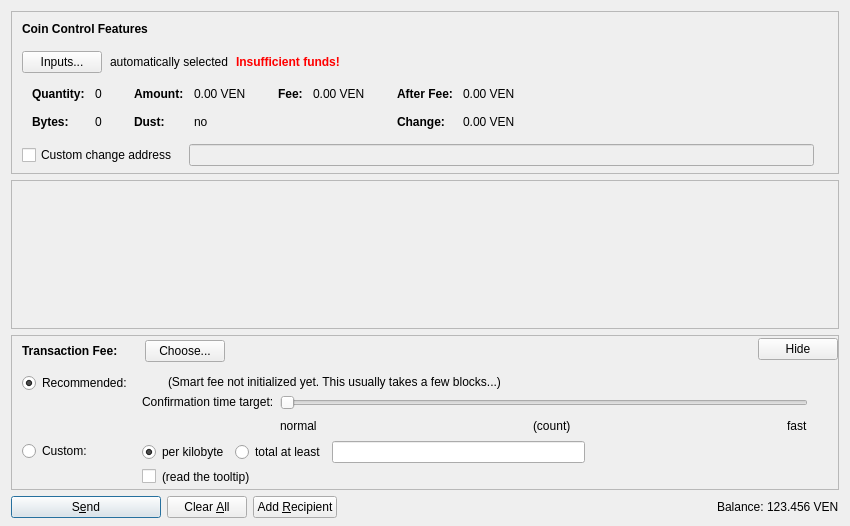
<?xml version="1.0" encoding="UTF-8"?>
<ui version="4.0">
 <class>SendCoinsDialog</class>
 <widget class="QDialog" name="SendCoinsDialog">
  <property name="geometry">
   <rect>
    <x>0</x>
    <y>0</y>
    <width>850</width>
    <height>526</height>
   </rect>
  </property>
  <property name="windowTitle">
   <string>Send Coins</string>
  </property>
  <layout class="QVBoxLayout" name="verticalLayout" stretch="0,1,0,0">
   <property name="bottomMargin">
    <number>8</number>
   </property>
   <item>
    <widget class="QFrame" name="frameCoinControl">
     <property name="sizePolicy">
      <sizepolicy hsizetype="Expanding" vsizetype="Expanding">
       <horstretch>0</horstretch>
       <verstretch>0</verstretch>
      </sizepolicy>
     </property>
     <property name="maximumSize">
      <size>
       <width>16777215</width>
       <height>16777215</height>
      </size>
     </property>
     <property name="frameShape">
      <enum>QFrame::StyledPanel</enum>
     </property>
     <property name="frameShadow">
      <enum>QFrame::Sunken</enum>
     </property>
     <layout class="QVBoxLayout" name="verticalLayoutCoinControl2">
      <property name="spacing">
       <number>0</number>
      </property>
      <property name="leftMargin">
       <number>0</number>
      </property>
      <property name="topMargin">
       <number>0</number>
      </property>
      <property name="rightMargin">
       <number>0</number>
      </property>
      <property name="bottomMargin">
       <number>6</number>
      </property>
      <item>
       <layout class="QVBoxLayout" name="verticalLayoutCoinControl" stretch="0,0,0,0,1">
        <property name="spacing">
         <number>0</number>
        </property>
        <property name="leftMargin">
         <number>10</number>
        </property>
        <property name="topMargin">
         <number>10</number>
        </property>
        <item>
         <layout class="QHBoxLayout" name="horizontalLayoutCoinControl1">
          <property name="bottomMargin">
           <number>15</number>
          </property>
          <item>
           <widget class="QLabel" name="labelCoinControlFeatures">
            <property name="sizePolicy">
             <sizepolicy hsizetype="Preferred" vsizetype="Maximum">
              <horstretch>0</horstretch>
              <verstretch>0</verstretch>
             </sizepolicy>
            </property>
            <property name="font">
             <font>
              <weight>75</weight>
              <bold>true</bold>
             </font>
            </property>
            <property name="styleSheet">
             <string notr="true">font-weight:bold;</string>
            </property>
            <property name="text">
             <string>Coin Control Features</string>
            </property>
           </widget>
          </item>
         </layout>
        </item>
        <item>
         <layout class="QHBoxLayout" name="horizontalLayoutCoinControl2" stretch="0,0,0,0">
          <property name="spacing">
           <number>8</number>
          </property>
          <property name="bottomMargin">
           <number>10</number>
          </property>
          <item>
           <widget class="QPushButton" name="pushButtonCoinControl">
            <property name="styleSheet">
             <string notr="true"/>
            </property>
            <property name="text">
             <string>Inputs...</string>
            </property>
            <property name="autoDefault">
             <bool>false</bool>
            </property>
           </widget>
          </item>
          <item>
           <widget class="QLabel" name="labelCoinControlAutomaticallySelected">
            <property name="text">
             <string>automatically selected</string>
            </property>
            <property name="margin">
             <number>5</number>
            </property>
           </widget>
          </item>
          <item>
           <widget class="QLabel" name="labelCoinControlInsuffFunds">
            <property name="font">
             <font>
              <weight>75</weight>
              <bold>true</bold>
             </font>
            </property>
            <property name="styleSheet">
             <string notr="true">color:red;font-weight:bold;</string>
            </property>
            <property name="text">
             <string>Insufficient funds!</string>
            </property>
            <property name="margin">
             <number>5</number>
            </property>
           </widget>
          </item>
          <item>
           <spacer name="horizontalSpacerCoinControl">
            <property name="orientation">
             <enum>Qt::Horizontal</enum>
            </property>
            <property name="sizeHint" stdset="0">
             <size>
              <width>40</width>
              <height>1</height>
             </size>
            </property>
           </spacer>
          </item>
         </layout>
        </item>
        <item>
         <widget class="QWidget" name="widgetCoinControl" native="true">
          <property name="sizePolicy">
           <sizepolicy hsizetype="Preferred" vsizetype="Preferred">
            <horstretch>0</horstretch>
            <verstretch>0</verstretch>
           </sizepolicy>
          </property>
          <property name="minimumSize">
           <size>
            <width>0</width>
            <height>0</height>
           </size>
          </property>
          <property name="styleSheet">
           <string notr="true"/>
          </property>
          <layout class="QHBoxLayout" name="horizontalLayoutCoinControl5">
           <property name="leftMargin">
            <number>0</number>
           </property>
           <property name="topMargin">
            <number>0</number>
           </property>
           <property name="rightMargin">
            <number>0</number>
           </property>
           <property name="bottomMargin">
            <number>0</number>
           </property>
           <item>
            <layout class="QHBoxLayout" name="horizontalLayoutCoinControl3" stretch="0,0,0,1">
             <property name="spacing">
              <number>20</number>
             </property>
             <property name="topMargin">
              <number>0</number>
             </property>
             <property name="bottomMargin">
              <number>10</number>
             </property>
             <item>
              <layout class="QFormLayout" name="formLayoutCoinControl1">
               <property name="horizontalSpacing">
                <number>10</number>
               </property>
               <property name="verticalSpacing">
                <number>14</number>
               </property>
               <property name="leftMargin">
                <number>10</number>
               </property>
               <property name="topMargin">
                <number>4</number>
               </property>
               <property name="rightMargin">
                <number>6</number>
               </property>
               <item row="0" column="0">
                <widget class="QLabel" name="labelCoinControlQuantityText">
                 <property name="font">
                  <font>
                   <weight>75</weight>
                   <bold>true</bold>
                  </font>
                 </property>
                 <property name="text">
                  <string>Quantity:</string>
                 </property>
                 <property name="margin">
                  <number>0</number>
                 </property>
                </widget>
               </item>
               <item row="0" column="1">
                <widget class="QLabel" name="labelCoinControlQuantity">
                 <property name="cursor">
                  <cursorShape>IBeamCursor</cursorShape>
                 </property>
                 <property name="contextMenuPolicy">
                  <enum>Qt::ActionsContextMenu</enum>
                 </property>
                 <property name="text">
                  <string notr="true">0</string>
                 </property>
                 <property name="margin">
                  <number>0</number>
                 </property>
                 <property name="textInteractionFlags">
                  <set>Qt::LinksAccessibleByMouse|Qt::TextSelectableByKeyboard|Qt::TextSelectableByMouse</set>
                 </property>
                </widget>
               </item>
               <item row="1" column="0">
                <widget class="QLabel" name="labelCoinControlBytesText">
                 <property name="font">
                  <font>
                   <weight>75</weight>
                   <bold>true</bold>
                  </font>
                 </property>
                 <property name="text">
                  <string>Bytes:</string>
                 </property>
                </widget>
               </item>
               <item row="1" column="1">
                <widget class="QLabel" name="labelCoinControlBytes">
                 <property name="cursor">
                  <cursorShape>IBeamCursor</cursorShape>
                 </property>
                 <property name="contextMenuPolicy">
                  <enum>Qt::ActionsContextMenu</enum>
                 </property>
                 <property name="text">
                  <string notr="true">0</string>
                 </property>
                 <property name="textInteractionFlags">
                  <set>Qt::LinksAccessibleByMouse|Qt::TextSelectableByKeyboard|Qt::TextSelectableByMouse</set>
                 </property>
                </widget>
               </item>
              </layout>
             </item>
             <item>
              <layout class="QFormLayout" name="formLayoutCoinControl2">
               <property name="horizontalSpacing">
                <number>10</number>
               </property>
               <property name="verticalSpacing">
                <number>14</number>
               </property>
               <property name="leftMargin">
                <number>6</number>
               </property>
               <property name="topMargin">
                <number>4</number>
               </property>
               <property name="rightMargin">
                <number>6</number>
               </property>
               <item row="0" column="0">
                <widget class="QLabel" name="labelCoinControlAmountText">
                 <property name="font">
                  <font>
                   <weight>75</weight>
                   <bold>true</bold>
                  </font>
                 </property>
                 <property name="text">
                  <string>Amount:</string>
                 </property>
                 <property name="margin">
                  <number>0</number>
                 </property>
                </widget>
               </item>
               <item row="0" column="1">
                <widget class="QLabel" name="labelCoinControlAmount">
                 <property name="cursor">
                  <cursorShape>IBeamCursor</cursorShape>
                 </property>
                 <property name="contextMenuPolicy">
                  <enum>Qt::ActionsContextMenu</enum>
                 </property>
                 <property name="text">
                  <string notr="true">0.00 VEN</string>
                 </property>
                 <property name="textInteractionFlags">
                  <set>Qt::LinksAccessibleByMouse|Qt::TextSelectableByKeyboard|Qt::TextSelectableByMouse</set>
                 </property>
                </widget>
               </item>
               <item row="1" column="0">
                <widget class="QLabel" name="labelCoinControlLowOutputText">
                 <property name="font">
                  <font>
                   <weight>75</weight>
                   <bold>true</bold>
                  </font>
                 </property>
                 <property name="text">
                  <string>Dust:</string>
                 </property>
                </widget>
               </item>
               <item row="1" column="1">
                <widget class="QLabel" name="labelCoinControlLowOutput">
                 <property name="cursor">
                  <cursorShape>IBeamCursor</cursorShape>
                 </property>
                 <property name="contextMenuPolicy">
                  <enum>Qt::ActionsContextMenu</enum>
                 </property>
                 <property name="text">
                  <string notr="true">no</string>
                 </property>
                 <property name="textInteractionFlags">
                  <set>Qt::LinksAccessibleByMouse|Qt::TextSelectableByKeyboard|Qt::TextSelectableByMouse</set>
                 </property>
                </widget>
               </item>
              </layout>
             </item>
             <item>
              <layout class="QFormLayout" name="formLayoutCoinControl3">
               <property name="horizontalSpacing">
                <number>10</number>
               </property>
               <property name="verticalSpacing">
                <number>14</number>
               </property>
               <property name="leftMargin">
                <number>6</number>
               </property>
               <property name="topMargin">
                <number>4</number>
               </property>
               <property name="rightMargin">
                <number>6</number>
               </property>
               <item row="0" column="0">
                <widget class="QLabel" name="labelCoinControlFeeText">
                 <property name="font">
                  <font>
                   <weight>75</weight>
                   <bold>true</bold>
                  </font>
                 </property>
                 <property name="text">
                  <string>Fee:</string>
                 </property>
                 <property name="margin">
                  <number>0</number>
                 </property>
                </widget>
               </item>
               <item row="0" column="1">
                <widget class="QLabel" name="labelCoinControlFee">
                 <property name="cursor">
                  <cursorShape>IBeamCursor</cursorShape>
                 </property>
                 <property name="contextMenuPolicy">
                  <enum>Qt::ActionsContextMenu</enum>
                 </property>
                 <property name="text">
                  <string notr="true">0.00 VEN</string>
                 </property>
                 <property name="textInteractionFlags">
                  <set>Qt::LinksAccessibleByMouse|Qt::TextSelectableByKeyboard|Qt::TextSelectableByMouse</set>
                 </property>
                </widget>
               </item>
              </layout>
             </item>
             <item>
              <layout class="QFormLayout" name="formLayoutCoinControl4">
               <property name="horizontalSpacing">
                <number>10</number>
               </property>
               <property name="verticalSpacing">
                <number>14</number>
               </property>
               <property name="leftMargin">
                <number>6</number>
               </property>
               <property name="topMargin">
                <number>4</number>
               </property>
               <property name="rightMargin">
                <number>6</number>
               </property>
               <item row="0" column="0">
                <widget class="QLabel" name="labelCoinControlAfterFeeText">
                 <property name="font">
                  <font>
                   <weight>75</weight>
                   <bold>true</bold>
                  </font>
                 </property>
                 <property name="text">
                  <string>After Fee:</string>
                 </property>
                 <property name="margin">
                  <number>0</number>
                 </property>
                </widget>
               </item>
               <item row="0" column="1">
                <widget class="QLabel" name="labelCoinControlAfterFee">
                 <property name="cursor">
                  <cursorShape>IBeamCursor</cursorShape>
                 </property>
                 <property name="contextMenuPolicy">
                  <enum>Qt::ActionsContextMenu</enum>
                 </property>
                 <property name="text">
                  <string notr="true">0.00 VEN</string>
                 </property>
                 <property name="textInteractionFlags">
                  <set>Qt::LinksAccessibleByMouse|Qt::TextSelectableByKeyboard|Qt::TextSelectableByMouse</set>
                 </property>
                </widget>
               </item>
               <item row="1" column="0">
                <widget class="QLabel" name="labelCoinControlChangeText">
                 <property name="font">
                  <font>
                   <weight>75</weight>
                   <bold>true</bold>
                  </font>
                 </property>
                 <property name="text">
                  <string>Change:</string>
                 </property>
                </widget>
               </item>
               <item row="1" column="1">
                <widget class="QLabel" name="labelCoinControlChange">
                 <property name="cursor">
                  <cursorShape>IBeamCursor</cursorShape>
                 </property>
                 <property name="contextMenuPolicy">
                  <enum>Qt::ActionsContextMenu</enum>
                 </property>
                 <property name="text">
                  <string notr="true">0.00 VEN</string>
                 </property>
                 <property name="textInteractionFlags">
                  <set>Qt::LinksAccessibleByMouse|Qt::TextSelectableByKeyboard|Qt::TextSelectableByMouse</set>
                 </property>
                </widget>
               </item>
              </layout>
             </item>
            </layout>
           </item>
          </layout>
         </widget>
        </item>
        <item>
         <layout class="QHBoxLayout" name="horizontalLayoutCoinControl4" stretch="0,0,0">
          <property name="spacing">
           <number>12</number>
          </property>
          <property name="sizeConstraint">
           <enum>QLayout::SetDefaultConstraint</enum>
          </property>
          <property name="topMargin">
           <number>5</number>
          </property>
          <property name="rightMargin">
           <number>5</number>
          </property>
          <item>
           <widget class="QCheckBox" name="checkBoxCoinControlChange">
            <property name="toolTip">
             <string>If this is activated, but the change address is empty or invalid, change will be sent to a newly generated address.</string>
            </property>
            <property name="text">
             <string>Custom change address</string>
            </property>
           </widget>
          </item>
          <item>
           <widget class="QValidatedLineEdit" name="lineEditCoinControlChange">
            <property name="enabled">
             <bool>false</bool>
            </property>
            <property name="sizePolicy">
             <sizepolicy hsizetype="Expanding" vsizetype="Fixed">
              <horstretch>0</horstretch>
              <verstretch>0</verstretch>
             </sizepolicy>
            </property>
           </widget>
          </item>
          <item>
           <widget class="QLabel" name="labelCoinControlChangeLabel">
            <property name="sizePolicy">
             <sizepolicy hsizetype="Preferred" vsizetype="Expanding">
              <horstretch>0</horstretch>
              <verstretch>0</verstretch>
             </sizepolicy>
            </property>
            <property name="minimumSize">
             <size>
              <width>0</width>
              <height>0</height>
             </size>
            </property>
            <property name="text">
             <string/>
            </property>
            <property name="margin">
             <number>3</number>
            </property>
           </widget>
          </item>
         </layout>
        </item>
        <item>
         <spacer name="verticalSpacerCoinControl">
          <property name="orientation">
           <enum>Qt::Vertical</enum>
          </property>
          <property name="sizeHint" stdset="0">
           <size>
            <width>800</width>
            <height>1</height>
           </size>
          </property>
         </spacer>
        </item>
       </layout>
      </item>
     </layout>
    </widget>
   </item>
   <item>
    <widget class="QScrollArea" name="scrollArea">
     <property name="widgetResizable">
      <bool>true</bool>
     </property>
     <widget class="QWidget" name="scrollAreaWidgetContents">
      <property name="geometry">
       <rect>
        <x>0</x>
        <y>0</y>
        <width>830</width>
        <height>104</height>
       </rect>
      </property>
      <layout class="QVBoxLayout" name="verticalLayout_2" stretch="0,1">
       <property name="leftMargin">
        <number>0</number>
       </property>
       <property name="topMargin">
        <number>0</number>
       </property>
       <property name="rightMargin">
        <number>0</number>
       </property>
       <property name="bottomMargin">
        <number>0</number>
       </property>
       <item>
        <layout class="QVBoxLayout" name="entries">
         <property name="spacing">
          <number>6</number>
         </property>
        </layout>
       </item>
       <item>
        <spacer name="verticalSpacer">
         <property name="orientation">
          <enum>Qt::Vertical</enum>
         </property>
         <property name="sizeHint" stdset="0">
          <size>
           <width>20</width>
           <height>40</height>
          </size>
         </property>
        </spacer>
       </item>
      </layout>
     </widget>
    </widget>
   </item>
   <item>
    <widget class="QFrame" name="frameFee">
     <property name="sizePolicy">
      <sizepolicy hsizetype="Expanding" vsizetype="Expanding">
       <horstretch>0</horstretch>
       <verstretch>0</verstretch>
      </sizepolicy>
     </property>
     <property name="maximumSize">
      <size>
       <width>16777215</width>
       <height>16777215</height>
      </size>
     </property>
     <property name="frameShape">
      <enum>QFrame::StyledPanel</enum>
     </property>
     <property name="frameShadow">
      <enum>QFrame::Sunken</enum>
     </property>
     <layout class="QVBoxLayout" name="verticalLayoutFee1">
      <property name="spacing">
       <number>0</number>
      </property>
      <property name="leftMargin">
       <number>0</number>
      </property>
      <property name="topMargin">
       <number>0</number>
      </property>
      <property name="rightMargin">
       <number>0</number>
      </property>
      <property name="bottomMargin">
       <number>0</number>
      </property>
      <item>
       <layout class="QVBoxLayout" name="verticalLayoutFee2" stretch="0,0,0">
        <property name="spacing">
         <number>0</number>
        </property>
        <property name="leftMargin">
         <number>10</number>
        </property>
        <property name="topMargin">
         <number>0</number>
        </property>
        <item>
         <layout class="QHBoxLayout" name="horizontalLayoutFee1">
          <property name="bottomMargin">
           <number>0</number>
          </property>
          <item>
           <layout class="QVBoxLayout" name="verticalLayoutFee7">
            <property name="spacing">
             <number>0</number>
            </property>
            <item>
             <spacer name="verticalSpacerSmartFee">
              <property name="orientation">
               <enum>Qt::Vertical</enum>
              </property>
              <property name="sizeType">
               <enum>QSizePolicy::Fixed</enum>
              </property>
              <property name="sizeHint" stdset="0">
               <size>
                <width>1</width>
                <height>4</height>
               </size>
              </property>
             </spacer>
            </item>
            <item>
             <layout class="QHBoxLayout" name="horizontalLayoutSmartFee">
              <property name="spacing">
               <number>10</number>
              </property>
              <item>
               <widget class="QLabel" name="labelFeeHeadline">
                <property name="sizePolicy">
                 <sizepolicy hsizetype="Preferred" vsizetype="Maximum">
                  <horstretch>0</horstretch>
                  <verstretch>0</verstretch>
                 </sizepolicy>
                </property>
                <property name="font">
                 <font>
                  <weight>75</weight>
                  <bold>true</bold>
                 </font>
                </property>
                <property name="styleSheet">
                 <string notr="true">font-weight:bold;</string>
                </property>
                <property name="text">
                 <string>Transaction Fee:</string>
                </property>
               </widget>
              </item>
              <item>
               <widget class="QLabel" name="labelFeeMinimized">
                <property name="text">
                 <string/>
                </property>
               </widget>
              </item>
              <item>
               <widget class="QPushButton" name="buttonChooseFee">
                <property name="text">
                 <string>Choose...</string>
                </property>
               </widget>
              </item>
             </layout>
            </item>
            <item>
             <spacer name="verticalSpacer_5">
              <property name="orientation">
               <enum>Qt::Vertical</enum>
              </property>
              <property name="sizeHint" stdset="0">
               <size>
                <width>1</width>
                <height>1</height>
               </size>
              </property>
             </spacer>
            </item>
           </layout>
          </item>
          <item>
           <spacer name="horizontalSpacer_4">
            <property name="orientation">
             <enum>Qt::Horizontal</enum>
            </property>
            <property name="sizeHint" stdset="0">
             <size>
              <width>40</width>
              <height>20</height>
             </size>
            </property>
           </spacer>
          </item>
          <item>
           <widget class="QPushButton" name="buttonMinimizeFee">
            <property name="toolTip">
             <string>collapse fee-settings</string>
            </property>
            <property name="text">
             <string>Hide</string>
            </property>
           </widget>
          </item>
         </layout>
        </item>
        <item>
         <widget class="QFrame" name="frameFeeSelection">
          <layout class="QVBoxLayout" name="verticalLayoutFee12">
           <property name="spacing">
            <number>0</number>
           </property>
           <property name="leftMargin">
            <number>0</number>
           </property>
           <property name="topMargin">
            <number>0</number>
           </property>
           <property name="rightMargin">
            <number>0</number>
           </property>
           <property name="bottomMargin">
            <number>0</number>
           </property>
           <item>
            <layout class="QGridLayout" name="gridLayoutFee">
             <property name="topMargin">
              <number>10</number>
             </property>
             <property name="bottomMargin">
              <number>4</number>
             </property>
             <property name="horizontalSpacing">
              <number>10</number>
             </property>
             <property name="verticalSpacing">
              <number>4</number>
             </property>
             <item row="1" column="1">
              <layout class="QVBoxLayout" name="verticalLayoutFee8">
               <property name="spacing">
                <number>6</number>
               </property>
               <item>
                <layout class="QHBoxLayout" name="horizontalLayoutFee13">
                 <item>
                  <widget class="QRadioButton" name="radioCustomPerKilobyte">
                   <property name="toolTip">
                    <string>If the custom fee is set to 1000 satoshis and the transaction is only 250 bytes, then &quot;per kilobyte&quot; only pays 250 satoshis in fee, while &quot;total at least&quot; pays 1000 satoshis. For transactions bigger than a kilobyte both pay by kilobyte.</string>
                   </property>
                   <property name="text">
                    <string>per kilobyte</string>
                   </property>
                   <property name="checked">
                    <bool>true</bool>
                   </property>
                   <attribute name="buttonGroup">
                    <string notr="true">groupCustomFee</string>
                   </attribute>
                  </widget>
                 </item>
                 <item>
                  <widget class="QRadioButton" name="radioCustomAtLeast">
                   <property name="toolTip">
                    <string>If the custom fee is set to 1000 satoshis and the transaction is only 250 bytes, then &quot;per kilobyte&quot; only pays 250 satoshis in fee, while &quot;total at least&quot; pays 1000 satoshis. For transactions bigger than a kilobyte both pay by kilobyte.</string>
                   </property>
                   <property name="text">
                    <string>total at least</string>
                   </property>
                   <attribute name="buttonGroup">
                    <string notr="true">groupCustomFee</string>
                   </attribute>
                  </widget>
                 </item>
                 <item>
                  <widget class="BitcoinAmountField" name="customFee"/>
                 </item>
                 <item>
                  <spacer name="horizontalSpacer_6">
                   <property name="orientation">
                    <enum>Qt::Horizontal</enum>
                   </property>
                   <property name="sizeHint" stdset="0">
                    <size>
                     <width>1</width>
                     <height>1</height>
                    </size>
                   </property>
                  </spacer>
                 </item>
                </layout>
               </item>
               <item>
                <layout class="QHBoxLayout" name="horizontalLayoutFee8">
                 <item>
                  <widget class="QCheckBox" name="checkBoxMinimumFee">
                   <property name="toolTip">
                    <string>Paying only the minimum fee is just fine as long as there is less transaction volume than space in the blocks. But be aware that this can end up in a never confirming transaction once there is more demand for ventas transactions than the network can process.</string>
                   </property>
                   <property name="text">
                    <string/>
                   </property>
                  </widget>
                 </item>
                 <item>
                  <widget class="QLabel" name="labelMinFeeWarning">
                   <property name="enabled">
                    <bool>true</bool>
                   </property>
                   <property name="toolTip">
                    <string>Paying only the minimum fee is just fine as long as there is less transaction volume than space in the blocks. But be aware that this can end up in a never confirming transaction once there is more demand for ventas transactions than the network can process.</string>
                   </property>
                   <property name="text">
                    <string>(read the tooltip)</string>
                   </property>
                   <property name="margin">
                    <number>5</number>
                   </property>
                  </widget>
                 </item>
                 <item>
                  <spacer name="horizontalSpacer_2">
                   <property name="orientation">
                    <enum>Qt::Horizontal</enum>
                   </property>
                   <property name="sizeHint" stdset="0">
                    <size>
                     <width>1</width>
                     <height>1</height>
                    </size>
                   </property>
                  </spacer>
                 </item>
                </layout>
               </item>
              </layout>
             </item>
             <item row="0" column="0">
              <layout class="QVBoxLayout" name="verticalLayoutFee4" stretch="0,1">
               <item>
                <widget class="QRadioButton" name="radioSmartFee">
                 <property name="text">
                  <string>Recommended:</string>
                 </property>
                 <property name="checked">
                  <bool>true</bool>
                 </property>
                 <attribute name="buttonGroup">
                  <string notr="true">groupFee</string>
                 </attribute>
                </widget>
               </item>
               <item>
                <spacer name="verticalSpacer_2">
                 <property name="orientation">
                  <enum>Qt::Vertical</enum>
                 </property>
                 <property name="sizeHint" stdset="0">
                  <size>
                   <width>1</width>
                   <height>1</height>
                  </size>
                 </property>
                </spacer>
               </item>
              </layout>
             </item>
             <item row="1" column="0">
              <layout class="QVBoxLayout" name="verticalLayoutFee9" stretch="0,1">
               <item>
                <widget class="QRadioButton" name="radioCustomFee">
                 <property name="text">
                  <string>Custom:</string>
                 </property>
                 <attribute name="buttonGroup">
                  <string notr="true">groupFee</string>
                 </attribute>
                </widget>
               </item>
               <item>
                <spacer name="verticalSpacer_6">
                 <property name="orientation">
                  <enum>Qt::Vertical</enum>
                 </property>
                 <property name="sizeHint" stdset="0">
                  <size>
                   <width>1</width>
                   <height>1</height>
                  </size>
                 </property>
                </spacer>
               </item>
              </layout>
             </item>
             <item row="0" column="1">
              <layout class="QVBoxLayout" name="verticalLayoutFee3" stretch="0,0,1">
               <property name="spacing">
                <number>6</number>
               </property>
               <property name="topMargin">
                <number>2</number>
               </property>
               <item>
                <layout class="QHBoxLayout" name="horizontalLayoutFee12">
                 <item>
                  <widget class="QLabel" name="labelSmartFee">
                   <property name="text">
                    <string/>
                   </property>
                   <property name="margin">
                    <number>2</number>
                   </property>
                  </widget>
                 </item>
                 <item>
                  <widget class="QLabel" name="labelFeeEstimation">
                   <property name="text">
                    <string/>
                   </property>
                  </widget>
                 </item>
                 <item>
                  <widget class="QLabel" name="labelSmartFee2">
                   <property name="text">
                    <string>(Smart fee not initialized yet. This usually takes a few blocks...)</string>
                   </property>
                   <property name="margin">
                    <number>2</number>
                   </property>
                  </widget>
                 </item>
                 <item>
                  <spacer name="horizontalSpacer_5">
                   <property name="orientation">
                    <enum>Qt::Horizontal</enum>
                   </property>
                   <property name="sizeHint" stdset="0">
                    <size>
                     <width>1</width>
                     <height>1</height>
                    </size>
                   </property>
                  </spacer>
                 </item>
                </layout>
               </item>
               <item>
                <layout class="QHBoxLayout" name="horizontalLayoutFee9">
                 <item>
                  <layout class="QVBoxLayout" name="verticalLayoutFee6">
                   <item>
                    <widget class="QLabel" name="labelSmartFee3">
                     <property name="text">
                      <string>Confirmation time target:</string>
                     </property>
                     <property name="margin">
                      <number>2</number>
                     </property>
                    </widget>
                   </item>
                   <item>
                    <spacer name="verticalSpacer_3">
                     <property name="orientation">
                      <enum>Qt::Vertical</enum>
                     </property>
                     <property name="sizeHint" stdset="0">
                      <size>
                       <width>1</width>
                       <height>1</height>
                      </size>
                     </property>
                    </spacer>
                   </item>
                  </layout>
                 </item>
                 <item>
                  <layout class="QVBoxLayout" name="verticalLayoutFee5">
                   <property name="rightMargin">
                    <number>30</number>
                   </property>
                   <item>
                    <widget class="QSlider" name="sliderSmartFee">
                     <property name="minimum">
                      <number>0</number>
                     </property>
                     <property name="maximum">
                      <number>23</number>
                     </property>
                     <property name="pageStep">
                      <number>1</number>
                     </property>
                     <property name="value">
                      <number>0</number>
                     </property>
                     <property name="orientation">
                      <enum>Qt::Horizontal</enum>
                     </property>
                     <property name="invertedAppearance">
                      <bool>false</bool>
                     </property>
                     <property name="invertedControls">
                      <bool>false</bool>
                     </property>
                     <property name="tickPosition">
                      <enum>QSlider::NoTicks</enum>
                     </property>
                    </widget>
                   </item>
                   <item>
                    <layout class="QHBoxLayout" name="horizontalLayoutFee10">
                     <item>
                      <widget class="QLabel" name="labelSmartFeeNormal">
                       <property name="text">
                        <string>normal</string>
                       </property>
                      </widget>
                     </item>
                     <item>
                      <spacer name="horizontalSpacer_7">
                       <property name="orientation">
                        <enum>Qt::Horizontal</enum>
                       </property>
                       <property name="sizeHint" stdset="0">
                        <size>
                         <width>40</width>
                         <height>20</height>
                        </size>
                       </property>
                      </spacer>
                     </item>
                     <item>
                      <widget class="QLabel" name="confirmationTargetLabel">
                       <property name="text">
                        <string notr="true">(count)</string>
                       </property>
                      </widget>
                     </item>
                     <item>
                      <spacer name="horizontalSpacer_3">
                       <property name="orientation">
                        <enum>Qt::Horizontal</enum>
                       </property>
                       <property name="sizeHint" stdset="0">
                        <size>
                         <width>40</width>
                         <height>20</height>
                        </size>
                       </property>
                      </spacer>
                     </item>
                     <item>
                      <widget class="QLabel" name="labelSmartFeeFast">
                       <property name="text">
                        <string>fast</string>
                       </property>
                      </widget>
                     </item>
                    </layout>
                   </item>
                  </layout>
                 </item>
                </layout>
               </item>
               <item>
                <spacer name="verticalSpacer_4">
                 <property name="orientation">
                  <enum>Qt::Vertical</enum>
                 </property>
                 <property name="sizeHint" stdset="0">
                  <size>
                   <width>1</width>
                   <height>1</height>
                  </size>
                 </property>
                </spacer>
               </item>
              </layout>
             </item>
            </layout>
           </item>
          </layout>
         </widget>
        </item>
        <item>
         <spacer name="verticalSpacerFee">
          <property name="orientation">
           <enum>Qt::Vertical</enum>
          </property>
          <property name="sizeHint" stdset="0">
           <size>
            <width>800</width>
            <height>1</height>
           </size>
          </property>
         </spacer>
        </item>
       </layout>
      </item>
     </layout>
    </widget>
   </item>
   <item>
    <layout class="QHBoxLayout" name="horizontalLayout">
     <item>
      <widget class="QPushButton" name="sendButton">
       <property name="minimumSize">
        <size>
         <width>150</width>
         <height>0</height>
        </size>
       </property>
       <property name="toolTip">
        <string>Confirm the send action</string>
       </property>
       <property name="text">
        <string>S&amp;end</string>
       </property>
       <property name="icon">
        <iconset resource="../bitcoin.qrc">
         <normaloff>:/icons/send</normaloff>:/icons/send</iconset>
       </property>
       <property name="autoDefault">
        <bool>false</bool>
       </property>
       <property name="default">
        <bool>true</bool>
       </property>
      </widget>
     </item>
     <item>
      <widget class="QPushButton" name="clearButton">
       <property name="sizePolicy">
        <sizepolicy hsizetype="Minimum" vsizetype="Fixed">
         <horstretch>0</horstretch>
         <verstretch>0</verstretch>
        </sizepolicy>
       </property>
       <property name="toolTip">
        <string>Clear all fields of the form.</string>
       </property>
       <property name="text">
        <string>Clear &amp;All</string>
       </property>
       <property name="icon">
        <iconset resource="../bitcoin.qrc">
         <normaloff>:/icons/remove</normaloff>:/icons/remove</iconset>
       </property>
       <property name="autoDefault">
        <bool>false</bool>
       </property>
      </widget>
     </item>
     <item>
      <widget class="QPushButton" name="addButton">
       <property name="toolTip">
        <string>Send to multiple recipients at once</string>
       </property>
       <property name="text">
        <string>Add &amp;Recipient</string>
       </property>
       <property name="icon">
        <iconset resource="../bitcoin.qrc">
         <normaloff>:/icons/add</normaloff>:/icons/add</iconset>
       </property>
       <property name="autoDefault">
        <bool>false</bool>
       </property>
      </widget>
     </item>
     <item>
      <spacer name="horizontalSpacer">
       <property name="orientation">
        <enum>Qt::Horizontal</enum>
       </property>
       <property name="sizeHint" stdset="0">
        <size>
         <width>40</width>
         <height>20</height>
        </size>
       </property>
      </spacer>
     </item>
     <item>
      <layout class="QHBoxLayout" name="horizontalLayout_2">
       <property name="spacing">
        <number>3</number>
       </property>
       <item>
        <widget class="QLabel" name="label">
         <property name="sizePolicy">
          <sizepolicy hsizetype="Preferred" vsizetype="Fixed">
           <horstretch>0</horstretch>
           <verstretch>0</verstretch>
          </sizepolicy>
         </property>
         <property name="text">
          <string>Balance:</string>
         </property>
        </widget>
       </item>
       <item>
        <widget class="QLabel" name="labelBalance">
         <property name="sizePolicy">
          <sizepolicy hsizetype="Preferred" vsizetype="Fixed">
           <horstretch>0</horstretch>
           <verstretch>0</verstretch>
          </sizepolicy>
         </property>
         <property name="cursor">
          <cursorShape>IBeamCursor</cursorShape>
         </property>
         <property name="text">
          <string notr="true">123.456 VEN</string>
         </property>
         <property name="textInteractionFlags">
          <set>Qt::LinksAccessibleByMouse|Qt::TextSelectableByKeyboard|Qt::TextSelectableByMouse</set>
         </property>
        </widget>
       </item>
      </layout>
     </item>
    </layout>
   </item>
  </layout>
 </widget>
 <customwidgets>
  <customwidget>
   <class>QValidatedLineEdit</class>
   <extends>QLineEdit</extends>
   <header>qvalidatedlineedit.h</header>
  </customwidget>
  <customwidget>
   <class>BitcoinAmountField</class>
   <extends>QLineEdit</extends>
   <header>bitcoinamountfield.h</header>
   <container>1</container>
  </customwidget>
 </customwidgets>
 <resources>
  <include location="../bitcoin.qrc"/>
 </resources>
 <connections/>
 <buttongroups>
  <buttongroup name="groupFee"/>
  <buttongroup name="groupCustomFee"/>
 </buttongroups>
</ui>
